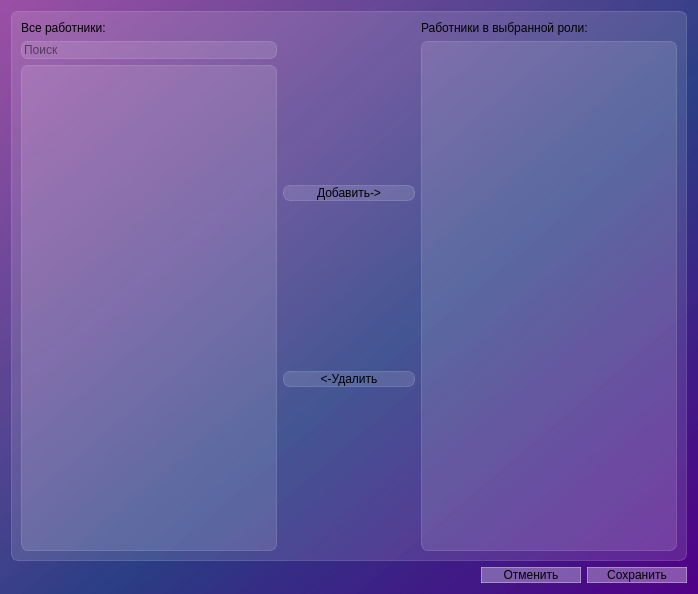
<?xml version="1.0" encoding="UTF-8"?>
<ui version="4.0">
 <class>Dialog</class>
 <widget class="QDialog" name="Dialog">
  <property name="geometry">
   <rect>
    <x>0</x>
    <y>0</y>
    <width>698</width>
    <height>594</height>
   </rect>
  </property>
  <property name="windowTitle">
   <string>Dialog</string>
  </property>
  <property name="styleSheet">
   <string notr="true">background-color: qlineargradient(spread:pad, x1:1, y1:1, x2:0, y2:0, stop:0 rgba(81, 0, 135, 255), stop:0.427447 rgba(41, 61, 132, 235), stop:1 rgba(155, 79, 165, 255));
</string>
  </property>
  <layout class="QGridLayout" name="gridLayout">
   <item row="0" column="0" colspan="4">
    <widget class="QFrame" name="frame_edit_employes_in_role">
     <property name="styleSheet">
      <string notr="true">background-color: rgba(255, 255, 255, 30);
border: 1px solid rgba(255, 255, 255, 40);
border-radius: 7px;</string>
     </property>
     <layout class="QHBoxLayout" name="horizontalLayout" stretch="0,1,0">
      <item>
       <layout class="QVBoxLayout" name="layout_all_employees">
        <item>
         <widget class="QLabel" name="label_all_employeees">
          <property name="styleSheet">
           <string notr="true">background-color: rgba(255, 255, 255, 0);
border: 0
</string>
          </property>
          <property name="text">
           <string>Все работники:</string>
          </property>
         </widget>
        </item>
        <item>
         <widget class="QLineEdit" name="search_all_employees">
          <property name="placeholderText">
           <string>Поиск</string>
          </property>
         </widget>
        </item>
        <item>
         <widget class="QTableWidget" name="table_all_employees"/>
        </item>
       </layout>
      </item>
      <item>
       <layout class="QVBoxLayout" name="add_delete_employees_buttons">
        <item>
         <widget class="QPushButton" name="button_ad_in_role">
          <property name="text">
           <string>Добавить-&gt;</string>
          </property>
         </widget>
        </item>
        <item>
         <widget class="QPushButton" name="button_delete_from_role">
          <property name="text">
           <string>&lt;-Удалить</string>
          </property>
         </widget>
        </item>
       </layout>
      </item>
      <item>
       <layout class="QVBoxLayout" name="layout_role_employes">
        <item>
         <widget class="QLabel" name="label_employes_in_role">
          <property name="styleSheet">
           <string notr="true">background-color: rgba(255, 255, 255, 0);
border: 0
</string>
          </property>
          <property name="text">
           <string>Работники в выбранной роли:</string>
          </property>
         </widget>
        </item>
        <item>
         <widget class="QTableWidget" name="table_role_employes"/>
        </item>
       </layout>
      </item>
     </layout>
    </widget>
   </item>
   <item row="1" column="3">
    <widget class="QPushButton" name="button_save">
     <property name="maximumSize">
      <size>
       <width>100</width>
       <height>16777215</height>
      </size>
     </property>
     <property name="styleSheet">
      <string notr="true">background-color: rgba(255, 255, 255, 80);
border: 1 solid rgba(255, 255, 255, 80);</string>
     </property>
     <property name="text">
      <string>Сохранить</string>
     </property>
    </widget>
   </item>
   <item row="1" column="2">
    <widget class="QPushButton" name="button_cancel">
     <property name="maximumSize">
      <size>
       <width>100</width>
       <height>16777215</height>
      </size>
     </property>
     <property name="styleSheet">
      <string notr="true">background-color: rgba(255, 255, 255, 80);
border: 1 solid rgba(255, 255, 255, 80);</string>
     </property>
     <property name="text">
      <string>Отменить</string>
     </property>
     <property name="flat">
      <bool>false</bool>
     </property>
    </widget>
   </item>
  </layout>
 </widget>
 <resources/>
 <connections/>
</ui>
